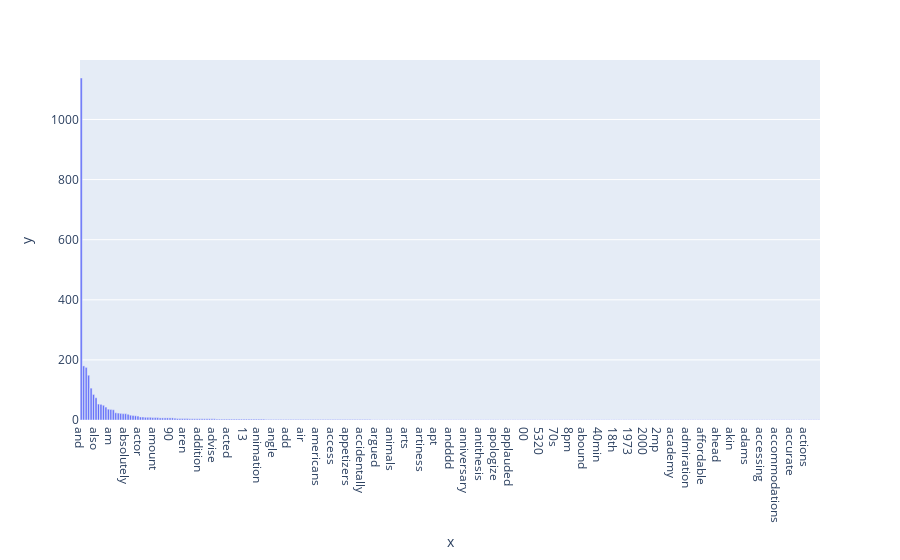

Notebook source saved alongside this figure:
### Code cell
# Sort the term frequency in decending order
d = {'x': count_vect.get_feature_names_out()[:300], 'y': term_frequencies[:300]}
df = pd.DataFrame(data=d)
df = df.sort_values(by=['y'], ascending=False)
fig = px.bar(df, x='x', y='y')
fig.show()

### Figure 1 — Plotly figure (JSON) as saved in the notebook; plotly's stock layout.template omitted (floating-point values rounded to 4 significant figures; data arrays with more than 128 entries replaced by an {"elided": "..."} marker saying what was removed)
{"data": [{"alignmentgroup": "True", "hovertemplate": "x=%{x}<br>y=%{y}<extra></extra>", "legendgroup": "", "marker": {"color": "#636efa", "pattern": {"shape": ""}}, "name": "", "offsetgroup": "", "orientation": "v", "showlegend": false, "textposition": "auto", "type": "bar", "x": {"elided": "300 str values"}, "xaxis": "x", "y": {"elided": "300 int values"}, "yaxis": "y"}], "layout": {"barmode": "relative", "legend": {"tracegroupgap": 0}, "margin": {"t": 60}, "xaxis": {"anchor": "y", "domain": [0, 1], "title": {"text": "x"}}, "yaxis": {"anchor": "x", "domain": [0, 1], "title": {"text": "y"}}}}
